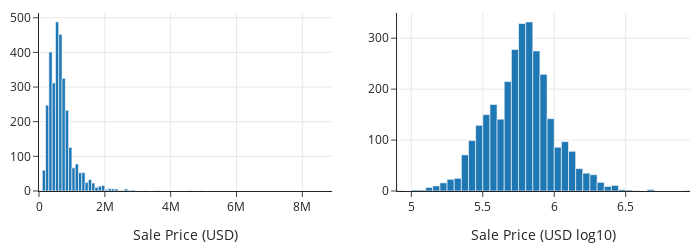

Here is the notebook cell this chart was saved with:
### Markdown cell above
Another common way to adjust scale is to transform the data or the plot's axes. 
We use transformations for skewed data so that it is easier to inspect the distribution.
And when the transformation produces a symmetric distribution, the symmetry carries with it useful properties for modeling (see {numref}`Chapter %s <ch:linear>`).

There are multiple ways to transform data, but the log transformation tends to be especially useful.
For instance, in the following charts we reproduced two histograms of San Francisco house sale prices.
The left histogram is the original data.
On the right, we took the log (base 10) of the prices before plotting:

### Code cell
sfl = sfh.assign(log_price=np.log10(sfh['price']))

orig = px.histogram(sfl, x='price', nbins=100,
                    width=350, height=250)
logged = px.histogram(sfl, x='log_price',
                      nbins=50,
                      width=350, height=250)

fig = left_right(orig, logged)
fig.update_xaxes(title_text='Sale Price (USD)', row=1, col=1)
fig.update_xaxes(title_text='Sale Price (USD log10)', row=1, col=2)
fig.show()

### Figure 1 — Plotly figure (JSON) as saved in the notebook; plotly's stock layout.template omitted (floating-point values rounded to 4 significant figures; data arrays with more than 128 entries replaced by an {"elided": "..."} marker saying what was removed)
{"data": [{"alignmentgroup": "True", "hovertemplate": "price=%{x}<br>count=%{y}<extra></extra>", "legendgroup": "", "marker": {"color": "#1F77B4", "pattern": {"shape": ""}}, "name": "", "nbinsx": 100, "offsetgroup": "", "orientation": "v", "showlegend": false, "type": "histogram", "x": {"elided": "3065 int values"}, "xaxis": "x", "yaxis": "y"}, {"alignmentgroup": "True", "hovertemplate": "log_price=%{x}<br>count=%{y}<extra></extra>", "legendgroup": "", "marker": {"color": "#1F77B4", "pattern": {"shape": ""}}, "name": "", "nbinsx": 50, "offsetgroup": "", "orientation": "v", "showlegend": false, "type": "histogram", "x": {"elided": "3065 float values"}, "xaxis": "x2", "yaxis": "y2"}], "layout": {"height": 250, "width": 700, "xaxis": {"anchor": "y", "autorange": true, "domain": [0, 0.45], "range": [-0.5, 8900000.0], "title": {"text": "Sale Price (USD)"}, "type": "linear"}, "xaxis2": {"anchor": "y2", "autorange": true, "domain": [0.55, 1], "range": [4.9, 6.95], "title": {"text": "Sale Price (USD log10)"}, "type": "linear"}, "yaxis": {"anchor": "x", "autorange": true, "domain": [0, 1], "range": [0, 513.7]}, "yaxis2": {"anchor": "x2", "autorange": true, "domain": [0, 1], "range": [0, 349.5]}}}
